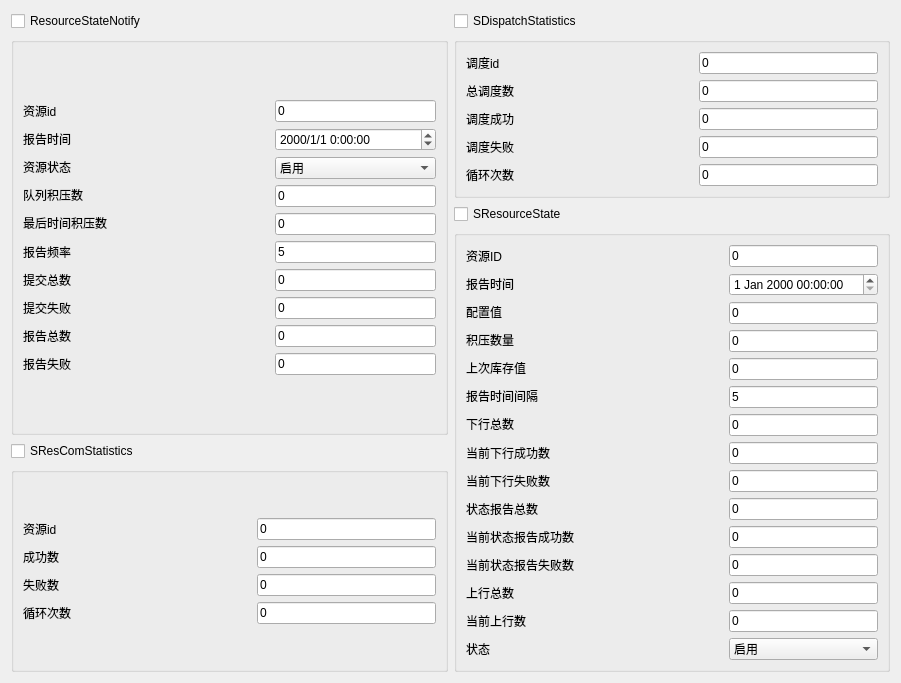
<?xml version="1.0" encoding="UTF-8"?>
<ui version="4.0">
 <class>Monitor_Cloud</class>
 <widget class="QWidget" name="Monitor_Cloud">
  <property name="geometry">
   <rect>
    <x>0</x>
    <y>0</y>
    <width>901</width>
    <height>657</height>
   </rect>
  </property>
  <property name="windowTitle">
   <string>Form</string>
  </property>
  <layout class="QGridLayout" name="gridLayout_5">
   <item row="0" column="0" rowspan="2">
    <layout class="QVBoxLayout" name="verticalLayout">
     <item>
      <widget class="QCheckBox" name="checkBox">
       <property name="text">
        <string>ResourceStateNotify</string>
       </property>
      </widget>
     </item>
     <item>
      <widget class="QGroupBox" name="groupBox">
       <property name="title">
        <string/>
       </property>
       <layout class="QGridLayout" name="gridLayout">
        <property name="sizeConstraint">
         <enum>QLayout::SetNoConstraint</enum>
        </property>
        <item row="0" column="2">
         <layout class="QVBoxLayout" name="verticalLayout_7">
          <item>
           <widget class="QLineEdit" name="lineEdit_ResourceId">
            <property name="text">
             <string>0</string>
            </property>
           </widget>
          </item>
          <item>
           <widget class="QDateTimeEdit" name="dateTimeEdit_NotifyTime">
            <property name="displayFormat">
             <string>yyyy/M/d H:mm:ss</string>
            </property>
           </widget>
          </item>
          <item>
           <widget class="QComboBox" name="comboBox_RunTimeState">
            <item>
             <property name="text">
              <string>启用</string>
             </property>
            </item>
            <item>
             <property name="text">
              <string>停用</string>
             </property>
            </item>
           </widget>
          </item>
          <item>
           <widget class="QLineEdit" name="lineEdit_QueueStock">
            <property name="text">
             <string>0</string>
            </property>
           </widget>
          </item>
          <item>
           <widget class="QLineEdit" name="lineEdit_lastTimeQueueStock">
            <property name="text">
             <string>0</string>
            </property>
           </widget>
          </item>
          <item>
           <widget class="QLineEdit" name="lineEdit_reportTimeInterval">
            <property name="text">
             <string>5</string>
            </property>
           </widget>
          </item>
          <item>
           <widget class="QLineEdit" name="lineEdit_submitTotal">
            <property name="text">
             <string>0</string>
            </property>
           </widget>
          </item>
          <item>
           <widget class="QLineEdit" name="lineEdit_submitFail">
            <property name="text">
             <string>0</string>
            </property>
           </widget>
          </item>
          <item>
           <widget class="QLineEdit" name="lineEdit_reportTotal">
            <property name="text">
             <string>0</string>
            </property>
           </widget>
          </item>
          <item>
           <widget class="QLineEdit" name="lineEdit_reportFail">
            <property name="text">
             <string>0</string>
            </property>
           </widget>
          </item>
         </layout>
        </item>
        <item row="0" column="0">
         <layout class="QVBoxLayout" name="verticalLayout_8">
          <item>
           <widget class="QLabel" name="label">
            <property name="text">
             <string>资源id</string>
            </property>
           </widget>
          </item>
          <item>
           <widget class="QLabel" name="label_9">
            <property name="text">
             <string>报告时间</string>
            </property>
           </widget>
          </item>
          <item>
           <widget class="QLabel" name="label_4">
            <property name="text">
             <string>资源状态</string>
            </property>
           </widget>
          </item>
          <item>
           <widget class="QLabel" name="label_5">
            <property name="text">
             <string>队列积压数</string>
            </property>
           </widget>
          </item>
          <item>
           <widget class="QLabel" name="label_6">
            <property name="text">
             <string>最后时间积压数</string>
            </property>
           </widget>
          </item>
          <item>
           <widget class="QLabel" name="label_7">
            <property name="text">
             <string>报告频率</string>
            </property>
           </widget>
          </item>
          <item>
           <widget class="QLabel" name="label_8">
            <property name="text">
             <string>提交总数</string>
            </property>
           </widget>
          </item>
          <item>
           <widget class="QLabel" name="label_3">
            <property name="text">
             <string>提交失败</string>
            </property>
           </widget>
          </item>
          <item>
           <widget class="QLabel" name="label_2">
            <property name="text">
             <string>报告总数</string>
            </property>
           </widget>
          </item>
          <item>
           <widget class="QLabel" name="label_10">
            <property name="text">
             <string>报告失败</string>
            </property>
           </widget>
          </item>
         </layout>
        </item>
        <item row="0" column="1">
         <spacer name="horizontalSpacer_2">
          <property name="orientation">
           <enum>Qt::Horizontal</enum>
          </property>
          <property name="sizeHint" stdset="0">
           <size>
            <width>40</width>
            <height>20</height>
           </size>
          </property>
         </spacer>
        </item>
       </layout>
      </widget>
     </item>
    </layout>
   </item>
   <item row="0" column="1">
    <layout class="QVBoxLayout" name="verticalLayout_2">
     <item>
      <widget class="QCheckBox" name="checkBox_2">
       <property name="text">
        <string>SDispatchStatistics</string>
       </property>
      </widget>
     </item>
     <item>
      <widget class="QGroupBox" name="groupBox_2">
       <property name="title">
        <string/>
       </property>
       <layout class="QGridLayout" name="gridLayout_2">
        <item row="0" column="0">
         <layout class="QVBoxLayout" name="verticalLayout_12">
          <item>
           <widget class="QLabel" name="label_11">
            <property name="text">
             <string>调度id</string>
            </property>
           </widget>
          </item>
          <item>
           <widget class="QLabel" name="label_12">
            <property name="text">
             <string>总调度数</string>
            </property>
           </widget>
          </item>
          <item>
           <widget class="QLabel" name="label_13">
            <property name="text">
             <string>调度成功</string>
            </property>
           </widget>
          </item>
          <item>
           <widget class="QLabel" name="label_14">
            <property name="text">
             <string>调度失败</string>
            </property>
           </widget>
          </item>
          <item>
           <widget class="QLabel" name="label_15">
            <property name="text">
             <string>循环次数</string>
            </property>
           </widget>
          </item>
         </layout>
        </item>
        <item row="0" column="2">
         <layout class="QVBoxLayout" name="verticalLayout_11">
          <item>
           <widget class="QLineEdit" name="lineEdit_dispatchCenterId">
            <property name="text">
             <string>0</string>
            </property>
           </widget>
          </item>
          <item>
           <widget class="QLineEdit" name="lineEdit_totalDispatchCnt">
            <property name="text">
             <string>0</string>
            </property>
           </widget>
          </item>
          <item>
           <widget class="QLineEdit" name="lineEdit_succDispatchCnt">
            <property name="text">
             <string>0</string>
            </property>
           </widget>
          </item>
          <item>
           <widget class="QLineEdit" name="lineEdit_failDispatchCnt">
            <property name="text">
             <string>0</string>
            </property>
           </widget>
          </item>
          <item>
           <widget class="QLineEdit" name="lineEdit_cycleTime">
            <property name="text">
             <string>0</string>
            </property>
           </widget>
          </item>
         </layout>
        </item>
        <item row="0" column="1">
         <spacer name="horizontalSpacer_4">
          <property name="orientation">
           <enum>Qt::Horizontal</enum>
          </property>
          <property name="sizeHint" stdset="0">
           <size>
            <width>40</width>
            <height>20</height>
           </size>
          </property>
         </spacer>
        </item>
       </layout>
      </widget>
     </item>
    </layout>
   </item>
   <item row="1" column="1" rowspan="2">
    <layout class="QVBoxLayout" name="verticalLayout_6">
     <item>
      <widget class="QCheckBox" name="checkBox_4">
       <property name="text">
        <string>SResourceState</string>
       </property>
      </widget>
     </item>
     <item>
      <widget class="QGroupBox" name="groupBox_4">
       <property name="title">
        <string/>
       </property>
       <layout class="QGridLayout" name="gridLayout_4">
        <item row="0" column="2">
         <layout class="QVBoxLayout" name="verticalLayout_4">
          <item>
           <widget class="QLineEdit" name="lineEdit_resourceId_2">
            <property name="text">
             <string>0</string>
            </property>
           </widget>
          </item>
          <item>
           <widget class="QDateTimeEdit" name="dateTimeEdit_reportTime"/>
          </item>
          <item>
           <widget class="QLineEdit" name="lineEdit_statisticsConfig">
            <property name="text">
             <string>0</string>
            </property>
           </widget>
          </item>
          <item>
           <widget class="QLineEdit" name="lineEdit_currentStock">
            <property name="text">
             <string>0</string>
            </property>
           </widget>
          </item>
          <item>
           <widget class="QLineEdit" name="lineEdit_lastStock">
            <property name="text">
             <string>0</string>
            </property>
           </widget>
          </item>
          <item>
           <widget class="QLineEdit" name="lineEdit_reportTimeInterval_2">
            <property name="text">
             <string>5</string>
            </property>
           </widget>
          </item>
          <item>
           <widget class="QLineEdit" name="lineEdit_submitTotal_2">
            <property name="text">
             <string>0</string>
            </property>
           </widget>
          </item>
          <item>
           <widget class="QLineEdit" name="lineEdit_currentSubmitSuccess">
            <property name="text">
             <string>0</string>
            </property>
           </widget>
          </item>
          <item>
           <widget class="QLineEdit" name="lineEdit_currentSubmitFail">
            <property name="text">
             <string>0</string>
            </property>
           </widget>
          </item>
          <item>
           <widget class="QLineEdit" name="lineEdit_reportTotal_2">
            <property name="text">
             <string>0</string>
            </property>
           </widget>
          </item>
          <item>
           <widget class="QLineEdit" name="lineEdit_currentReportSuccess">
            <property name="text">
             <string>0</string>
            </property>
           </widget>
          </item>
          <item>
           <widget class="QLineEdit" name="lineEdit_currentReportFail">
            <property name="text">
             <string>0</string>
            </property>
           </widget>
          </item>
          <item>
           <widget class="QLineEdit" name="lineEdit_moTotal">
            <property name="text">
             <string>0</string>
            </property>
           </widget>
          </item>
          <item>
           <widget class="QLineEdit" name="lineEdit_currentMoTotal">
            <property name="text">
             <string>0</string>
            </property>
           </widget>
          </item>
          <item>
           <widget class="QComboBox" name="comboBox_state">
            <item>
             <property name="text">
              <string>启用</string>
             </property>
            </item>
            <item>
             <property name="text">
              <string>停用</string>
             </property>
            </item>
           </widget>
          </item>
         </layout>
        </item>
        <item row="0" column="0">
         <layout class="QVBoxLayout" name="verticalLayout_5">
          <item>
           <widget class="QLabel" name="label_20">
            <property name="text">
             <string>资源ID</string>
            </property>
           </widget>
          </item>
          <item>
           <widget class="QLabel" name="label_21">
            <property name="text">
             <string>报告时间</string>
            </property>
           </widget>
          </item>
          <item>
           <widget class="QLabel" name="label_22">
            <property name="text">
             <string>配置值</string>
            </property>
           </widget>
          </item>
          <item>
           <widget class="QLabel" name="label_23">
            <property name="text">
             <string>积压数量</string>
            </property>
           </widget>
          </item>
          <item>
           <widget class="QLabel" name="label_24">
            <property name="text">
             <string>上次库存值</string>
            </property>
           </widget>
          </item>
          <item>
           <widget class="QLabel" name="label_25">
            <property name="text">
             <string>报告时间间隔</string>
            </property>
           </widget>
          </item>
          <item>
           <widget class="QLabel" name="label_26">
            <property name="text">
             <string>下行总数</string>
            </property>
           </widget>
          </item>
          <item>
           <widget class="QLabel" name="label_31">
            <property name="text">
             <string>当前下行成功数</string>
            </property>
           </widget>
          </item>
          <item>
           <widget class="QLabel" name="label_28">
            <property name="text">
             <string>当前下行失败数</string>
            </property>
           </widget>
          </item>
          <item>
           <widget class="QLabel" name="label_32">
            <property name="text">
             <string>状态报告总数</string>
            </property>
           </widget>
          </item>
          <item>
           <widget class="QLabel" name="label_27">
            <property name="text">
             <string>当前状态报告成功数</string>
            </property>
           </widget>
          </item>
          <item>
           <widget class="QLabel" name="label_30">
            <property name="text">
             <string>当前状态报告失败数</string>
            </property>
           </widget>
          </item>
          <item>
           <widget class="QLabel" name="label_33">
            <property name="text">
             <string>上行总数</string>
            </property>
           </widget>
          </item>
          <item>
           <widget class="QLabel" name="label_29">
            <property name="text">
             <string>当前上行数</string>
            </property>
           </widget>
          </item>
          <item>
           <widget class="QLabel" name="label_34">
            <property name="text">
             <string>状态</string>
            </property>
           </widget>
          </item>
         </layout>
        </item>
        <item row="0" column="1">
         <spacer name="horizontalSpacer">
          <property name="orientation">
           <enum>Qt::Horizontal</enum>
          </property>
          <property name="sizeHint" stdset="0">
           <size>
            <width>40</width>
            <height>20</height>
           </size>
          </property>
         </spacer>
        </item>
       </layout>
       <zorder></zorder>
       <zorder></zorder>
       <zorder>horizontalSpacer</zorder>
      </widget>
     </item>
    </layout>
   </item>
   <item row="2" column="0">
    <layout class="QVBoxLayout" name="verticalLayout_3">
     <item>
      <widget class="QCheckBox" name="checkBox_3">
       <property name="text">
        <string>SResComStatistics</string>
       </property>
      </widget>
     </item>
     <item>
      <widget class="QGroupBox" name="groupBox_3">
       <property name="title">
        <string/>
       </property>
       <layout class="QGridLayout" name="gridLayout_3">
        <item row="0" column="0">
         <layout class="QVBoxLayout" name="verticalLayout_10">
          <item>
           <widget class="QLabel" name="label_16">
            <property name="text">
             <string>资源id</string>
            </property>
           </widget>
          </item>
          <item>
           <widget class="QLabel" name="label_17">
            <property name="text">
             <string>成功数</string>
            </property>
           </widget>
          </item>
          <item>
           <widget class="QLabel" name="label_18">
            <property name="text">
             <string>失败数</string>
            </property>
           </widget>
          </item>
          <item>
           <widget class="QLabel" name="label_19">
            <property name="text">
             <string>循环次数</string>
            </property>
           </widget>
          </item>
         </layout>
        </item>
        <item row="0" column="2">
         <layout class="QVBoxLayout" name="verticalLayout_9">
          <item>
           <widget class="QLineEdit" name="lineEdit_resourceId">
            <property name="text">
             <string>0</string>
            </property>
           </widget>
          </item>
          <item>
           <widget class="QLineEdit" name="lineEdit_succCnt">
            <property name="text">
             <string>0</string>
            </property>
           </widget>
          </item>
          <item>
           <widget class="QLineEdit" name="lineEdit_failCnt">
            <property name="text">
             <string>0</string>
            </property>
           </widget>
          </item>
          <item>
           <widget class="QLineEdit" name="lineEdit_cycleTime_2">
            <property name="text">
             <string>0</string>
            </property>
           </widget>
          </item>
         </layout>
        </item>
        <item row="0" column="1">
         <spacer name="horizontalSpacer_3">
          <property name="orientation">
           <enum>Qt::Horizontal</enum>
          </property>
          <property name="sizeHint" stdset="0">
           <size>
            <width>40</width>
            <height>20</height>
           </size>
          </property>
         </spacer>
        </item>
       </layout>
      </widget>
     </item>
    </layout>
   </item>
  </layout>
 </widget>
 <resources/>
 <connections/>
</ui>
